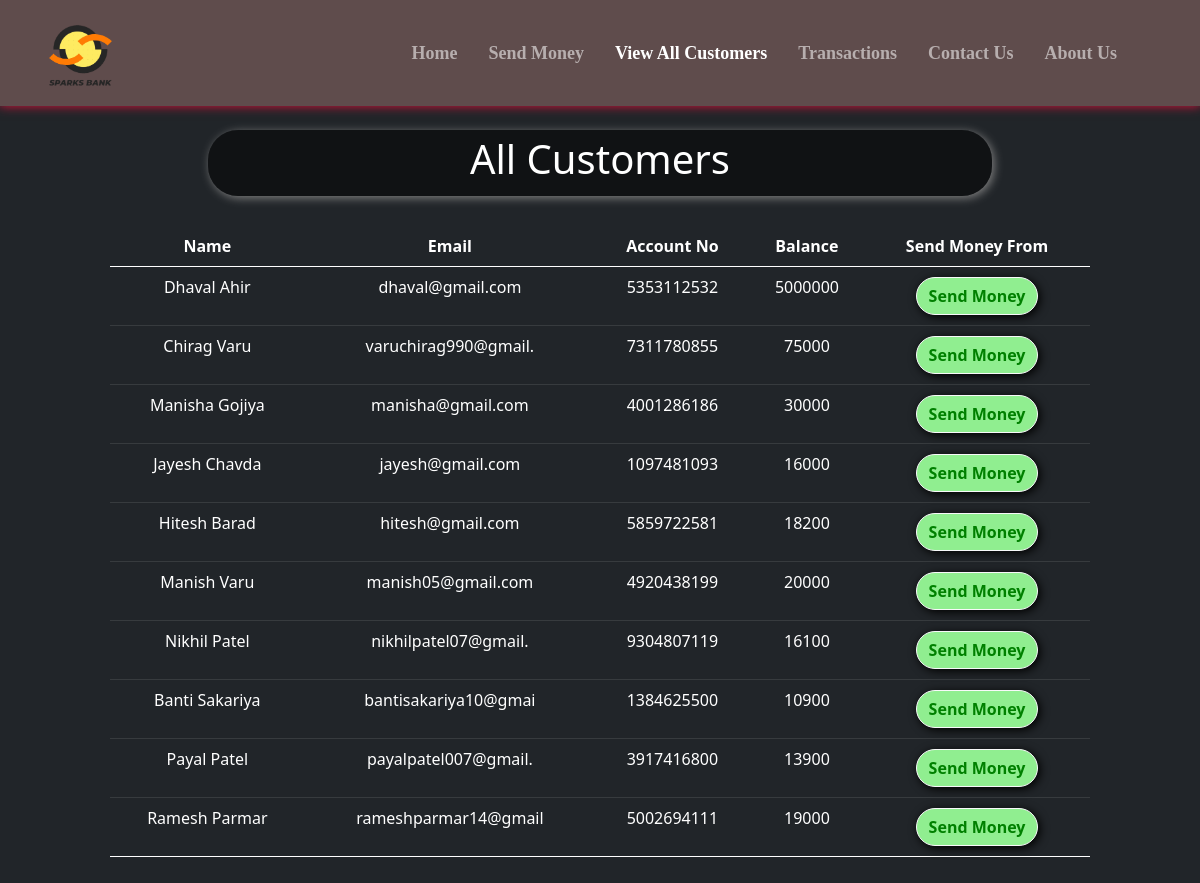
Page /all_cust.php on the earlier database version.
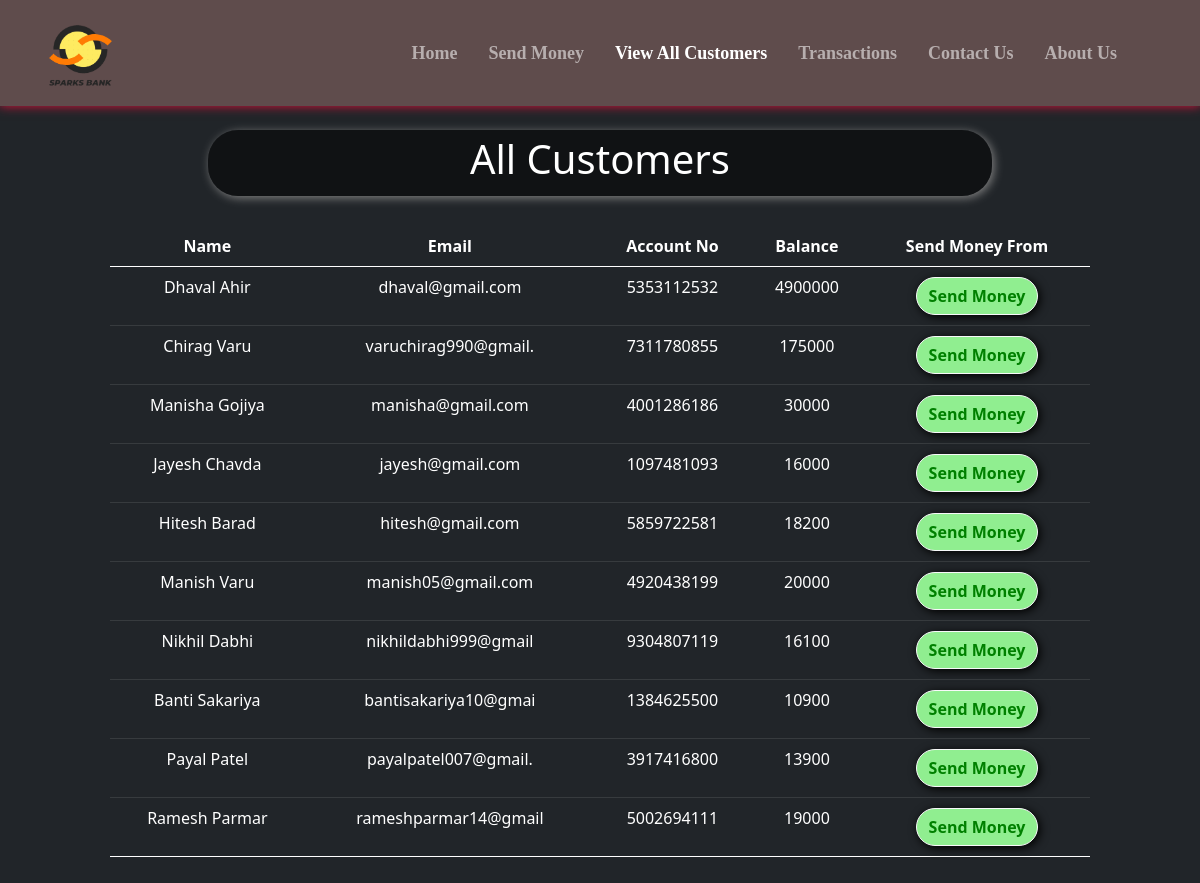
Same page on the later database version.
### tables this page shows
CREATE TABLE `users` (
  `sr` int(11) NOT NULL,
  `name` varchar(20) NOT NULL,
  `email` varchar(20) NOT NULL,
  `accno` varchar(10) NOT NULL,
  `blc` bigint(20) NOT NULL
);

### all_cust.php (the view, shortened to what this page needs)
<!doctype html>
<html lang="en">
<head>
    <link href="https://cdn.jsdelivr.net/npm/bootstrap@5.0.2/dist/css/bootstrap.min.css" rel="stylesheet"
>
    <link rel="stylesheet" href="https://cdnjs.cloudflare.com/ajax/libs/font-awesome/5.15.3/css/all.min.css"
 />
</head>
<body style="background-color:#212529;">
    <?php include 'spin.php'; ?>
    <nav class="navbar navbar-expand-lg navbar-dark fixed fixed-top"
        style="background-color: #5f4c4c; font-family:candara; font-size:18px; box-shadow: 0px 0px 10px 0px crimson;">
        <div class="container-fluid">
            <a href="index.php"><img src="Images\Sparks-LOGO.png" alt=""
                    style="height: 80px; margin-left:25px; margin-top:10px;"></a>
        </div>
        <div class="collapse navbar-collapse" id="navbarSupportedContent">
            <b>
                <ul class="navbar-nav ">
                    <li class="nav-item nav-links" style="margin-left:15px;">
                        <a class="nav-link text-nowrap" aria-current="page" href="index.php">Home</a>
                    </li>
                    <li class="nav-item" style="margin-left:15px; ">
                        <a class="nav-link text-nowrap" href="send_money.php">Send Money</a>
                    </li>
                    <li class="nav-item" style="margin-left:15px;">
                        <a class="nav-link text-nowrap active" href="all_cust.php">View All Customers</a>
                    </li>
                    <li class="nav-item" style="margin-left:15px;">
                        <a class="nav-link text-nowrap" href="transactions.php">Transactions</a>
                    </li>
                    <li class="nav-item" style="margin-left:15px;">
                        <a class="nav-link text-nowrap" href="contact_us.php">Contact Us</a>
                    </li>
                    <li class="nav-item" style="margin-left:15px; margin-right:75px;">
                        <a class="nav-link text-nowrap" href="about_us.php">About Us</a>
                    </li>
                </ul>
            </b>
        </div>
    </nav>
    <center>
        <div class="container" style="margin-top: 10%; padding:10px 80px 10px 80px; ">
            <div
                style="width:80%; background-color:rgba(0,0,0,.5); padding:5px 5px 5px 5px; border-radius:30px; box-shadow: 2px 2px 10px gray;">
                <h1 style=" color:white;">All Customers</h1>
            </div>
            <?php
    $conn = mysqli_connect($servername, $username, $password, $database);
    if(!$conn){
        die("Connection not established: ".mysqli_connect_error());
    }else{
        $sql = "SELECT * FROM `users`";
        $result = mysqli_query($conn, $sql);
?>
            <table class="table table-dark" style="margin-top: 30px;">
                <thead>
                    <tr>
                        <th scope="col">Name</th>
                        <th scope="col">Email</th>
                        <th scope="col">Account No</th>
                        <th scope="col">Balance</th>
                        <th scope="col">Send Money From</th>
                    </tr>
                </thead>
                <?php
echo "<tbody>";
        while($row = mysqli_fetch_assoc($result)){
        echo    '
            <tr>
              <td>'.$row['name'].'</td>
              <td>'.$row['email'].'</td>
              <td>'.$row['accno'].'</td>
              <td>'.$row['blc'].'</td>
              <td style="padding:10px 10px 10px 10px">
              <a href="send_money.php?reads='.$row['accno'].'"
              <button type="button" class="btn mybtn btn-outline-light">Send Money</button>
              </a>
              </td>
            </tr>';
    }
    }
    echo "</tbody>";
?>
        </div>
    </center>
</body>
</html>

### spin.php (shortened to what this page needs)
<html>
<head>
<link rel="stylesheet" href="https://cdnjs.cloudflare.com/ajax/libs/font-awesome/5.15.3/css/all.min.css" />
</head>
<body>
    </body>
</html>

### all_cust.php (style rules this page uses)
th, td { text-align: center; }
.mybtn { box-shadow: 2px 2px 10px black; border-radius: 30px; font-weight: bold; background-color: lightgreen; color: green; }

Differences in the rows shown:
changed users "Dhaval Ahir": blc "5000000" → "4900000"
changed users "Chirag Varu": blc "75000" → "175000"
changed users: name "Nikhil Patel" → "Nikhil Dabhi"; email "nikhilpatel07@gmail." → "nikhildabhi999@gmail"
